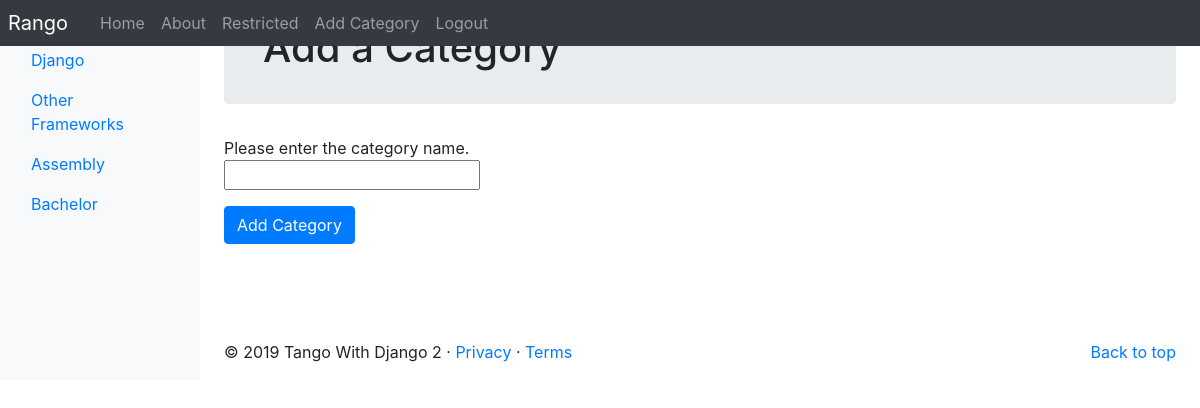
The app's page /rango/add_category/ (signed in) with its own data.
### rango/models.py (models this page shows, shortened)
class Category(models.Model):
    name = models.CharField(max_length=128, unique=True)
    views = models.IntegerField(default=0)
    likes = models.IntegerField(default=0)
    slug = models.SlugField(unique=True,default='SOME_THING')
    class Meta:
        verbose_name_plural = 'Categories'

### rango/views.py (the view)
# urls.py: path('add_category/', views.add_category, name='add_category'),
@login_required
def add_category(request):
    form = CategoryForm()
    if request.method =='POST':
        form = CategoryForm(request.POST)
    if form.is_valid():
        form.save(commit=True)
        return index(request)
    else:
        print(form.errors)
    return render(request, 'rango/add_category.html',{'form':form})

### rango/forms.py
class CategoryForm(forms.ModelForm):
    name = forms.CharField(max_length=128,help_text="Please enter the category name.")
    views = forms.IntegerField(widget=forms.HiddenInput(),initial=0)
    likes = forms.IntegerField(widget=forms.HiddenInput(),initial=0)
    slug = forms.CharField(widget=forms.HiddenInput(),required=False)
    class Meta:
        model = Category
        fields = ('name',)

### rango/templatetags/rango_template_tags.py (called while the page is built)
@register.inclusion_tag('rango/categories.html')
def get_category_list(current_category=None):
    return {'categories': Category.objects.all(),
            'current_category':current_category}

### templates/rango/add_category.html (shortened to what this page needs)
{% extends 'rango/base.html' %}
{% load staticfiles %}
{% block body_block %}
    <div class="jumbotron p-4">
        <div class="container">
                <h1 class="jumotron-heading">Add a Category</h1>
        </div>
    </div>
    <div class="container">
        <div class="row">
            <form role="form" id="category_form" method="post" actions="{% url 'rango:add_category' %}">
                {% for field in form.visible_fields %}
                    {{field.help_text}}<br />
                    {{field}}<br />
                    <div class="p-2"></div>
                {% endfor %}
                <button class="btn btn-primary" type="submit" name="submit">
                    Add Category
                </button>
                <div class="p-5"></div>
            </form>
        </div>
    </div>
{% endblock %}

### templates/rango/categories.html (shortened to what this page needs)
<ul class="nav flex-column">
        {% if categories %}
            {% for c in categories %}
                {% if c == current_category %}
                <li class="nav-item"><a class="nav-link active" href="{% url 'rango:show_category' c.slug %}"><span data-feather="archive"></span>{{ c.name }}</a></li>
                {% else %}
                <li class="nav-item"><a class="nav-link" href="{% url 'rango:show_category' c.slug %}">{{ c.name }}</a></li>
                {% endif %}
            {% endfor %}
        {% else %}
            <li class="nav-item">There are no categories present.</li>
        {% endif %}
    </ul>

### records on screen
Category: name "Django"
Category: name "Other Frameworks"
Category: name "Assembly"
Category: name "Bachelor"

### other values on screen
{{ field.help_text }} "Please enter the category name."
